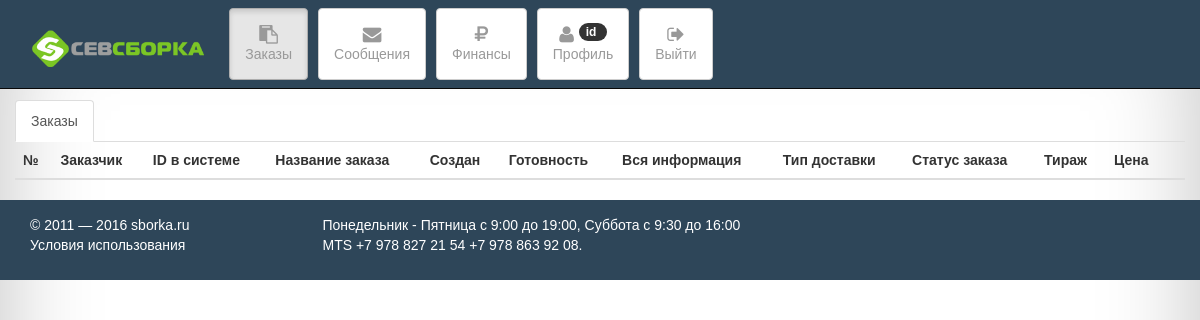
The page /manager/pages/allorders.php on the database as committed earlier.
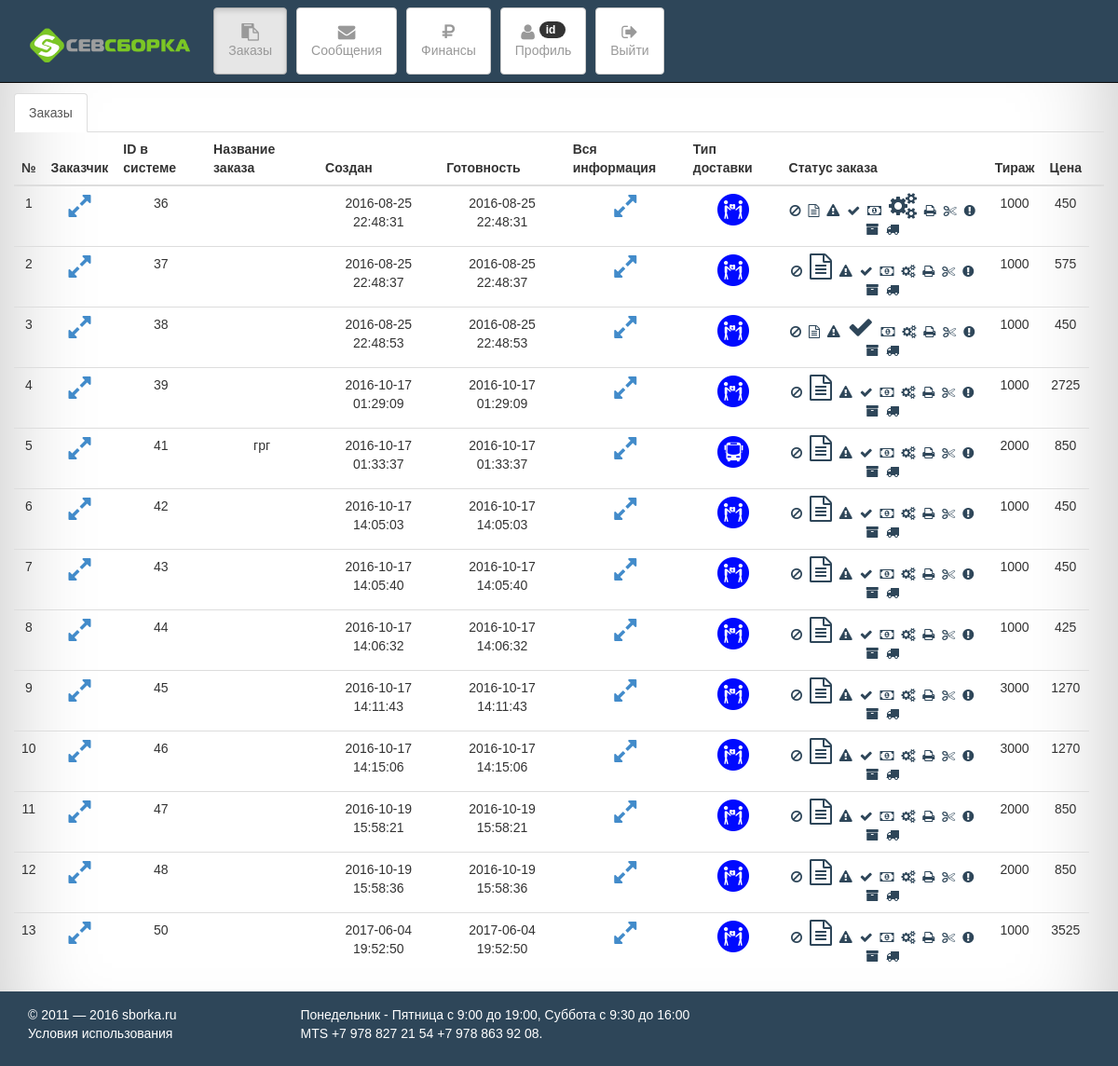
The same page on the database as committed later.
### tables this page shows
CREATE TABLE IF NOT EXISTS `history_shopping` (
  `id_history_shopping` int(10) NOT NULL,
  `id_client_h_s` int(10) NOT NULL,
  `name_i_t_h_s` varchar(256) NOT NULL,
  `coloration_h_s` varchar(128) NOT NULL,
  `face_image_h_s` varchar(128) NOT NULL,
  `reverse_h_s` varchar(128) NOT NULL,
  `folding_h_s` int(128) NOT NULL,
  `creasing_h_s` int(128) NOT NULL,
  `dop_rez_h_s` int(128) NOT NULL,
  `hole_h_s` int(128) NOT NULL,
  `numbering_h_s` int(128) NOT NULL,
  `perforation_h_s` int(128) NOT NULL,
  `rounding_h_s` int(10) NOT NULL,
  `type_shipping_h_s` int(10) NOT NULL,
  `place_shipping_h_s` varchar(128) NOT NULL,
  `cost_h_s` int(128) NOT NULL,
  `comments_for_order_h_s` varchar(128) NOT NULL,
  `id_item_type_h_s` int(10) NOT NULL,
  `order_status_h_s` int(11) NOT NULL,
  `name_order_h_s` varchar(128) NOT NULL,
  `dop_info_h_s` varchar(128) NOT NULL,
  `circulation_h_s` int(11) NOT NULL,
  `time_h_s` datetime NOT NULL,
  `arhive_h_s` int(10) NOT NULL DEFAULT '0',
  `type_print_h_s` varchar(128) NOT NULL
);

### manager/lib/functions.php (called while the page is built, shortened)
<?php
$mysqli = false;
function resultSetToArray($result_set){
    $array = array();
    while (($row = $result_set->fetch_assoc()) != false)
      $array[]=$row;
    return $array;
  }
function selectHistory_Shoping_All($arhive){
  global $mysqli;
  $result = $mysqli -> query("SELECT `email_user`,`name_user`,`lastname_user`,`login`,`id_history_shopping`,
    `id_client_h_s`,`name_i_t_h_s`,`coloration_h_s`,`face_image_h_s`,`reverse_h_s`,`folding_h_s`,`creasing_h_s`,`dop_rez_h_s`,
    `hole_h_s`,`numbering_h_s`,`perforation_h_s`,`rounding_h_s`,`type_shipping_h_s`,`place_shipping_h_s`,`cost_h_s`,
    `comments_for_order_h_s`,`id_item_type_h_s`,`order_status_h_s`,`name_order_h_s`,`dop_info_h_s`,`circulation_h_s`,
    `time_h_s`,`arhive_h_s`,`type_print_h_s`
    FROM
    `history_shopping`
    INNER JOIN
    `user`
    ON `user`.`id_user` = `history_shopping`.`id_client_h_s`
    WHERE `history_shopping`.`arhive_h_s` = '$arhive'");
  return resultSetToArray($result);
}
?>

### manager/pages/blocks/table_h_s.php (the view, shortened to what this page needs)
<tr>
  <td align="center"><?php echo $i+1;?></td>
  <td align="center">
    <a  data-toggle="modal" data-target=".<?php echo "all_info_user_".$i; ?>"><i class="fa fa-expand fa-2x" style="cursor:pointer;" data-toggle="tooltip" data-placement="top" title="Нажми на меня:)"> </i></a>
  </td>
  <td align="center"><?php echo $select_h_s[$i]['id_history_shopping'];?></td>
  <td align="center"><?php echo $select_h_s[$i]['name_order_h_s']?></td>
  <td align="center"><?php echo $select_h_s[$i]['time_h_s'];?></td>
  <td align="center"><?php echo $select_h_s[$i]['time_h_s'];?></td>
  <td align="center">
    <a  data-toggle="modal" data-target=".<?php echo "all_info_".$i; ?>"><i class="fa fa-expand fa-2x" style="cursor:pointer;" data-toggle="tooltip" data-placement="top" title="Нажми на меня:)"> </i></a>
  </td>
  <td align="center">
    <?php
      switch ($select_h_s[$i]['type_shipping_h_s']) {
        case 0: echo "<img src=\"../images/pickup.png\" data-toggle=\"tooltip\" data-placement=\"left\" title=\"Самовывоз (Крым, г. Севастополь, , ул. Адмирала Октябрьского 16, время работы с 10:00 до 18:00 (сб., вс. - выходной))\" >"; break;
        case 2: echo "<img src=\"../images/bus.png\" data-toggle=\"tooltip\" data-placement=\"left\" title=\"Рейсовый автобус (".$select_h_s[$i]['place_shipping_h_s'].")\">"; break;
      }
      ?>
  </td>
  <td align="center">
    <?php
      $dop_class=" ";
      for($j=0; $j<=10; $j++){
        switch ($j) {
          case 0: $title="Заказ отменен Вами"; $class="fa fa-ban dashed"; break;
          case 1: $title="Заказ проверяется препресс отделом на соответствие макета/задания, а также техническим требованиям."; $class="fa fa-file-text-o dashed"; break;
          case 2: $title="Возвращен с обработки - заказ не соответствует заданию или техническим требованиям. См: «Технические требования»."; $class="fa fa-exclamation-triangle dashed"; break;
          case 3: $title="Заказ проверен, с ним все в порядке."; $class="fa fa-check dashed"; break;
          case 4: $title="Ждем оплату для печати – для печати заказа необходимо пополнить баланс."; $class="fa fa-money dashed"; break;
          case 5: $title="В очереди печати - заказ отправлен в производство, ждет своей очереди."; $class="fa fa-cogs dashed";  break;
          case 6: $title="В печати - заказ в производстве."; $class="fa fa-print dashed"; break;
          case 7: $title="Постобработка - заказ отпечатан, делаются послепечатные работы."; $class="fa fa-scissors dashed"; break;
          case 8: $title="Проблема с заказом. Активный в случае подачи Вами заявки на проблему."; $class="fa fa-exclamation-circle dashed"; break;
          case 9: $title="На складе - заказ изготовлен, прибыл на соответствующий «способу доставки» склад."; $class="fa fa-archive dashed"; break;
          case 10: $title="Отгружен/отправлен - заказ отгружен/доставлен/отправлен."; $class="fa fa-truck dashed"; break;
        }
        if($select_h_s[$i]['order_status_h_s']==$j){
          $dop_class=" fa-2x";
        }
        echo "<a data-action=\"changeStatusOrder\" onclick=\"return confirmChange(".$select_h_s[$i]['id_history_shopping'].",'".$title."');\" href=\"/manager/function/orders/changeStatusOrder.php?id_h_s=".$select_h_s[$i]['id_history_shopping']."&status=".$j."\">
        <span style=\"margin-right:4px;\"><i  data-toggle=\"tooltip\" data-placement=\"left\" title=\"".$title."\" class=\"".$class.$dop_class."\"></i></span>
        </a>";
        $dop_class="";
      }
    ?>
  </td>
  <td align="center"><?php echo $select_h_s[$i]['circulation_h_s']?></td>
  <td align="center"><?php echo $select_h_s[$i]['cost_h_s']?></td>
</tr>

### manager/pages/blocks/mainmenu.php (shortened to what this page needs)
<!DOCTYPE html>
<html lang="ru">
  <head>
    <link href="../css/font-awesome.css" rel="stylesheet">
    <link rel="stylesheet" href="../css/style.css">
    <link href="../css/bootstrap.css" rel="stylesheet">
  </head>
  <body>
    <div class="navbar navbar-inverse navbar-fixed-top ournavstyle">
      <div class="container">
        <div class="navbar-header">
            <a class="navbar-brand" href="#"><img src="../images/logo.png" class="img-responsive" style="height: 62px;" alt="a.spring"></a>
        </div>
        <div class="collapse navbar-collapse" id="responsive-menu">
          <ul class="nav navbar-nav">
            <li><a class="btn btn-default navbar-btn" href="/manager/pages/allorders.php"><i class="fa fa-lg fa-clipboard"></i><br>Заказы</a></li>
            <li><a class="btn btn-default navbar-btn" href="/manager/pages/messages.php"><i class="fa fa-lg fa-envelope"></i><br>Сообщения</a></li>
            <li><a class="btn btn-default navbar-btn" href="/manager/pages/finance.php"><i class="fa fa-lg fa-rub"></i><br>Финансы</a></li>
            <li><a class="btn btn-default navbar-btn" href="/manager/pages/profile.php"><i class="fa fa-lg fa-user">&nbsp;<span class="badge">id&nbsp;<?php echo $_SESSION['id_manager'];?></span></i><br>Профиль</a></li>
            <li><a class="btn btn-default navbar-btn" href="blocks/logout.php"><i class="fa fa-lg fa-sign-out"></i><br>Выйти</a></li>
          </ul>
        </div>
      </div>
    </div>

### manager/pages/allorders.php (shortened to what this page needs)
<?php
  require_once "blocks/mainmenu.php";
  echo "<br><br><br>";
?>
<br>
<br>
<div class="container-fluid">
  <ul class="nav nav-tabs" id="myTab">
    <li class="active"><a href="#order" data-toggle="tab">Заказы</a></li>
  </ul>
  <div class="tab-content">
    <div class="tab-pane active" id="order">
      <div class="table-responsive">
        <?php $select_h_s = selectHistory_Shoping_All(0);?>
        <table class="table table-hover">
          <thead>
            <th align="center">№</th>
            <th align="center">Заказчик</th>
            <th align="center">ID в системе</th>
            <th align="center">Название заказа</th>
            <th align="center">Создан</th>
            <th align="center">Готовность</th>
            <th align="center">Вся информация</th>
            <th align="center">Тип доставки</th>
            <th align="center">Статус заказа</th>
            <th align="center">Тираж</th>
            <th align="center">Цена</th>
            <th></th>
          </thead>
          <tbody>
            <?php
              for($i=0; $i < count($select_h_s); $i++){
                include "blocks/table_h_s.php";
              }
            ?>
          </tbody>
        </table>
      </div>
    </div>
  </div>
</div>
<?php
  require_once "blocks/footer.php";
  ?>

### manager/pages/blocks/footer.php (shortened to what this page needs)
<footer class="main-footer">
  <div class="container">
    <div class="row color-text">
      <div class="col-md-3 col-lg-3">
        <p>© 2011 — 2016 sborka.ru<br>
        Условия использования</p>
      </div>
      <div class="col-md-9 col-lg-9">
        <p>Понедельник - Пятница с 9:00 до 19:00, Суббота с 9:30 до 16:00<br>
        MTS +7 978 827 21 54 +7 978 863 92 08.</p>
      </div>
    </div>
  </div>
</footer>
</body>
</html>

### manager/css/style.css (style rules this page uses)
* { font-family: Tahoma, Geneva, sans-serif; }
html { height: 100%; //позволит растянуть сайт на 100% высоты }
body { width: 100%; min-height: 100%; -webkit-box-shadow: inset 0 0 100px rgba(0,0,0,.25); box-shadow: inset 0 0 100px rgba(0,0,0,.25); }
.ournavstyle { background-color: #2e4659 !important; }
@media (min-width: 768px) { .navbar-nav > li { margin-left: 10px; } }
.main-footer { border-color: #080808; padding-top: 15px; padding-bottom: 15px; background-color: #2e4659; }
.color-text { color: white; }
.dashed { color:#2e4659; }

Rows that differ between the two databases and show on the page:
added history_shopping: i "1", id_history_shopping "36", time_h_s "2016-08-25 22:48:31", type_shipping_h_s 0 (drawn), order_status_h_s 5 (drawn), circulation_h_s "1000", cost_h_s "450"
added history_shopping: i "2", id_history_shopping "37", time_h_s "2016-08-25 22:48:37", type_shipping_h_s 0 (drawn), order_status_h_s 1 (drawn), circulation_h_s "1000", cost_h_s "575"
added history_shopping: i "3", id_history_shopping "38", time_h_s "2016-08-25 22:48:53", type_shipping_h_s 0 (drawn), order_status_h_s 3 (drawn), circulation_h_s "1000", cost_h_s "450"
added history_shopping: i "4", id_history_shopping "39", time_h_s "2016-10-17 01:29:09", type_shipping_h_s 0 (drawn), order_status_h_s 1 (drawn), circulation_h_s "1000", cost_h_s "2725"
added history_shopping: i "5", id_history_shopping "41", name_order_h_s "грг", time_h_s "2016-10-17 01:33:37", type_shipping_h_s 2 (drawn), order_status_h_s 1 (drawn), circulation_h_s "2000", cost_h_s "850"
added history_shopping: i "6", id_history_shopping "42", time_h_s "2016-10-17 14:05:03", type_shipping_h_s 0 (drawn), order_status_h_s 1 (drawn), circulation_h_s "1000", cost_h_s "450"
added history_shopping: i "7", id_history_shopping "43", time_h_s "2016-10-17 14:05:40", type_shipping_h_s 0 (drawn), order_status_h_s 1 (drawn), circulation_h_s "1000", cost_h_s "450"
added history_shopping: i "8", id_history_shopping "44", time_h_s "2016-10-17 14:06:32", type_shipping_h_s 0 (drawn), order_status_h_s 1 (drawn), circulation_h_s "1000", cost_h_s "425"
added history_shopping: i "9", id_history_shopping "45", time_h_s "2016-10-17 14:11:43", type_shipping_h_s 0 (drawn), order_status_h_s 1 (drawn), circulation_h_s "3000", cost_h_s "1270"
added history_shopping: i "10", id_history_shopping "46", time_h_s "2016-10-17 14:15:06", type_shipping_h_s 0 (drawn), order_status_h_s 1 (drawn), circulation_h_s "3000", cost_h_s "1270"
added history_shopping: i "11", id_history_shopping "47", time_h_s "2016-10-19 15:58:21", type_shipping_h_s 0 (drawn), order_status_h_s 1 (drawn), circulation_h_s "2000", cost_h_s "850"
added history_shopping: i "12", id_history_shopping "48", time_h_s "2016-10-19 15:58:36", type_shipping_h_s 0 (drawn), order_status_h_s 1 (drawn), circulation_h_s "2000", cost_h_s "850"
added history_shopping: i "13", id_history_shopping "50", time_h_s "2017-06-04 19:52:50", type_shipping_h_s 0 (drawn), order_status_h_s 1 (drawn), circulation_h_s "1000", cost_h_s "3525"
